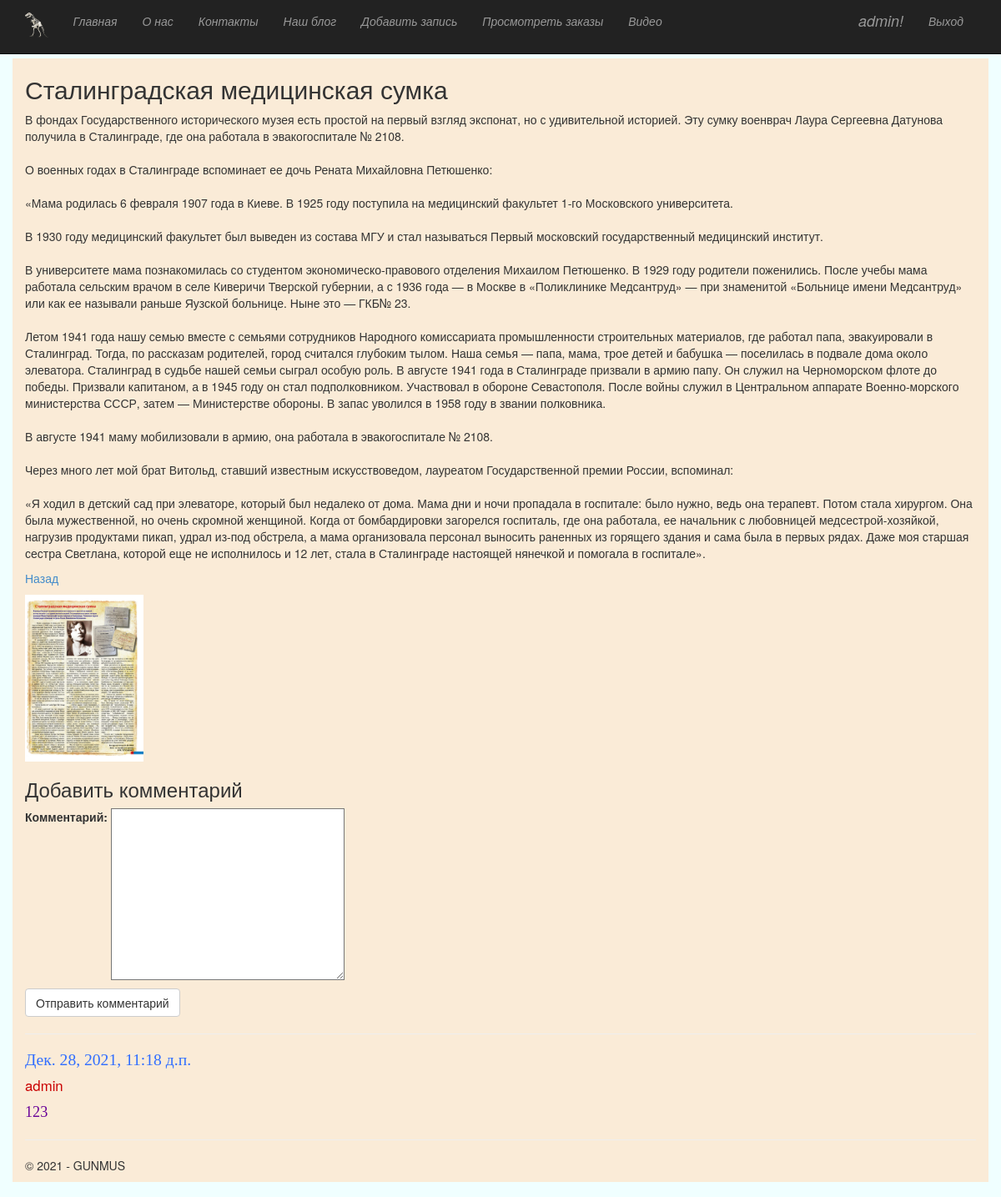
/1/ (signed in), run on the app's committed database.
### app/models.py (models this page shows, shortened)
class Blog(models.Model):
    title = models.CharField(max_length = 100, unique_for_date = "posted", verbose_name = "Заголовок")
    description = models.TextField(verbose_name = "Краткое содержание")
    content = models.TextField(verbose_name = "Полное содержание")
    posted = models.DateTimeField(default = datetime.now(), db_index = True, verbose_name = "Опубликован")
    author = models.ForeignKey(User, null=True, blank=True, on_delete = models.SET_NULL, verbose_name = "Автор")
    image = models.FileField(default = 'temp.jpg', verbose_name = "Путь к картинке")
    class Meta:
        db_table = "Posts"
        ordering = ["-posted"]
        verbose_name = "Пост"
        verbose_name_plural = "Пост"

class Comment(models.Model):
    text = models.TextField(verbose_name = "Комментарий")
    date = models.DateTimeField(default = datetime.now(), db_index = True, verbose_name = "Дата")
    author = models.ForeignKey(User, on_delete = models.CASCADE, verbose_name = "Автор")
    post = models.ForeignKey(Blog, on_delete = models.CASCADE, verbose_name = "Пост")
    class Meta:
        db_table = "Comments"
        verbose_name = "Комментарий"
        verbose_name_plural = "Комментарий к посту"
        ordering = ["-date"]

### app/views.py (the view)
# urls.py: url(r'^(?P<parametr>\d+)/$', app.views.blogpost, name='blogpost'),
def blogpost(request, parametr):
    post_1 = Blog.objects.get(id=parametr)
    comments = Comment.objects.filter(post=parametr)
    if request.method == "POST":
        form = CommentForm(request.POST)
        if form.is_valid():
            comment_f = form.save(commit=False)
            comment_f.author = request.user
            comment_f.date = datetime.now()
            comment_f.post = Blog.objects.get(id=parametr)
            comment_f.save()
            return redirect('blogpost', parametr=post_1.id)
    else:
        form = CommentForm()
    assert isinstance(request, HttpRequest)
    return render(
        request,
        'app/blogpost.html',
        {
            'post_1': post_1,
            'comments': comments,
            'form': form,
            'year':datetime.now().year,
        }
    )

### app/forms.py
class CommentForm (forms.ModelForm):
    class Meta:
        model = Comment
        fields = ('text',)
        labels = {'text': "Комментарий"}

### app/templates/app/blogpost.html
﻿{% extends "app/layout.html" %}
{% block content %}
<h2> {{post_1.title}} </h2>
<p> {{post_1.content|linebreaksbr}} </p>
<p><a href="{% url 'blog' %} ">Назад</a></p>
{% if post_1.image and post_1.image.url != '/media/temp.jpg' %}
   <img src="{{ post_1.image.url }}" alt="Картинка" widht="300" height="200"/>
{% endif %}
{% if user.is_authenticated  %}
    <h3>Добавить комментарий</h3>
    <form method="POST">{% csrf_token %}
    <div>
        {{form.as_p}}
        <button type ="submit" class="save btn btn-default">Отправить комментарий </button>
    </div>
    </form>
{% else %}
    <h3> Для добавления комментария необходимо авторизоваться</h3>
{% endif %}
{% for comment in comments %}
<hr />
<h6 style="font-family:Georgia, serif; font-size:1.4em; color: #316eff ;">{{comment.date}}</h6>
<h5 style="font-size:1.2em; color: #ca0000;">{{comment.author}}</h5>
<p style="font-family:Georgia, serif; font-size:1.3em; color: #690298;">{{comment.text|linebreaksbr }}</p>
{% endfor %}
{% endblock %}

### app/templates/app/loginpartial.html (shortened to what this page needs)
{% if user.is_authenticated %}
<form id="logoutForm" action="/logout" method="post" class="navbar-right">
    <ul class="nav navbar-nav navbar-right">
        <li><span class="navbar-brand"> {{ user.username }}!</span></li>
        <li><a href="javascript:document.getElementById('logoutForm').submit()">Выход</a></li>
    </ul>
</form>
{% endif %}

### app/static/app/content/site.css (style rules this page uses)
body { padding-top: 50px; padding-bottom: 20px; }
input, select, textarea { max-width: 280px; }

### data on the page
Blog: title "Сталинградская медицинская сумка", content "В фондах Государственного исторического музея есть простой на первый взгляд экспонат, но с удивительной историей. Эту сумку военврач Лаура Сергеевна Датунова получила в Сталинграде, где она работала в эвакогоспитале № 2108. О военных годах в Сталинграде вспоминает ее дочь Рената Михайловна Петюшенко: «Мама родилась 6 февраля 1907 года в Киеве. В 1925 году поступила на медицинский факультет 1-го Московского университета. В 1930 году медицинский факультет был выведен из состава МГУ и стал называться Первый московский государственный медицинский институт. В университете мама познакомилась со студентом экономическо-правового отделения Михаилом Петюшенко. В 1929 году родители поженились. После…", image (picture)
Comment: date "Дек. 28, 2021, 11:18 д.п.", author "admin", text "123"

### other printed values
{{ user.username }} "admin"
